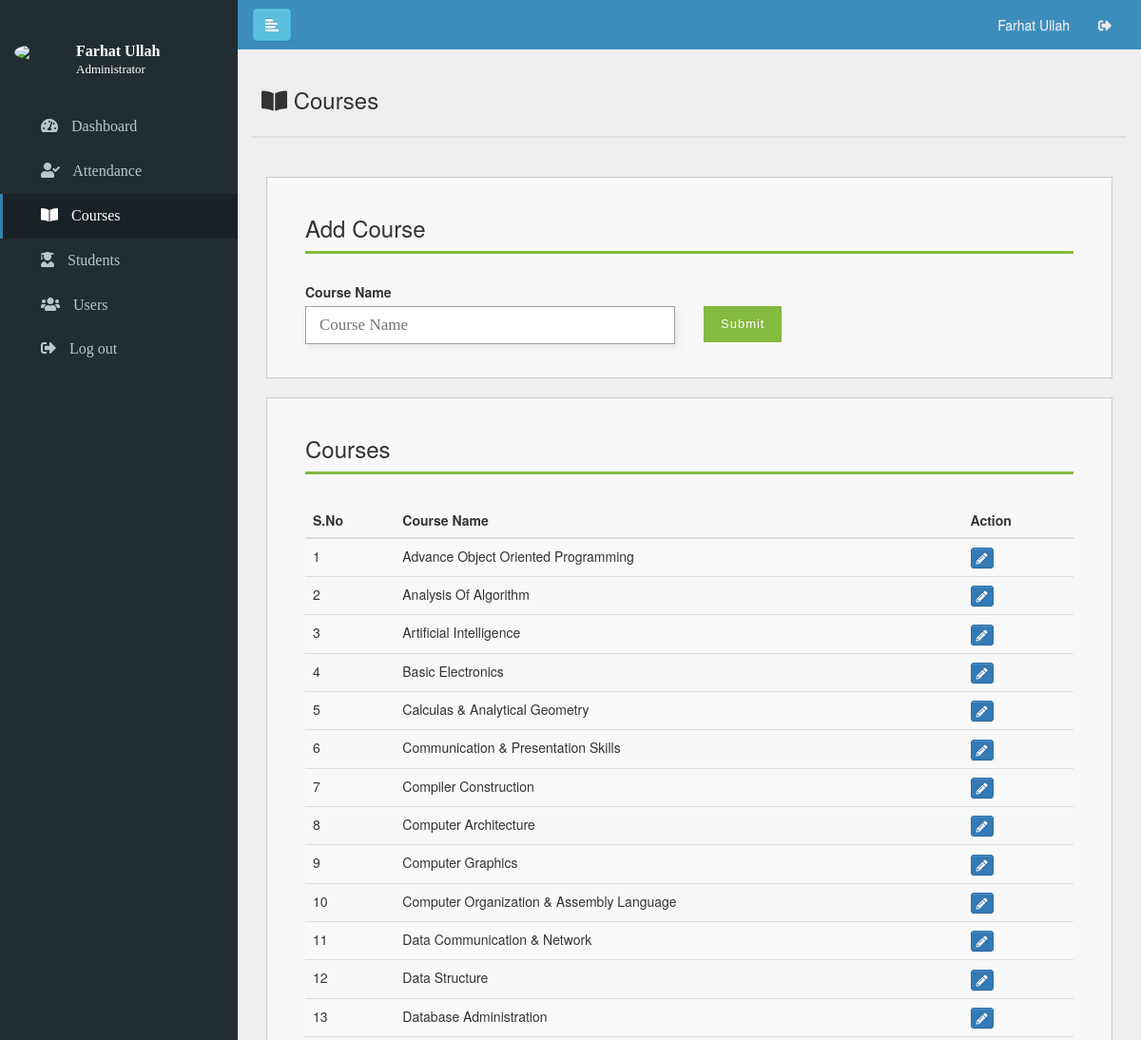
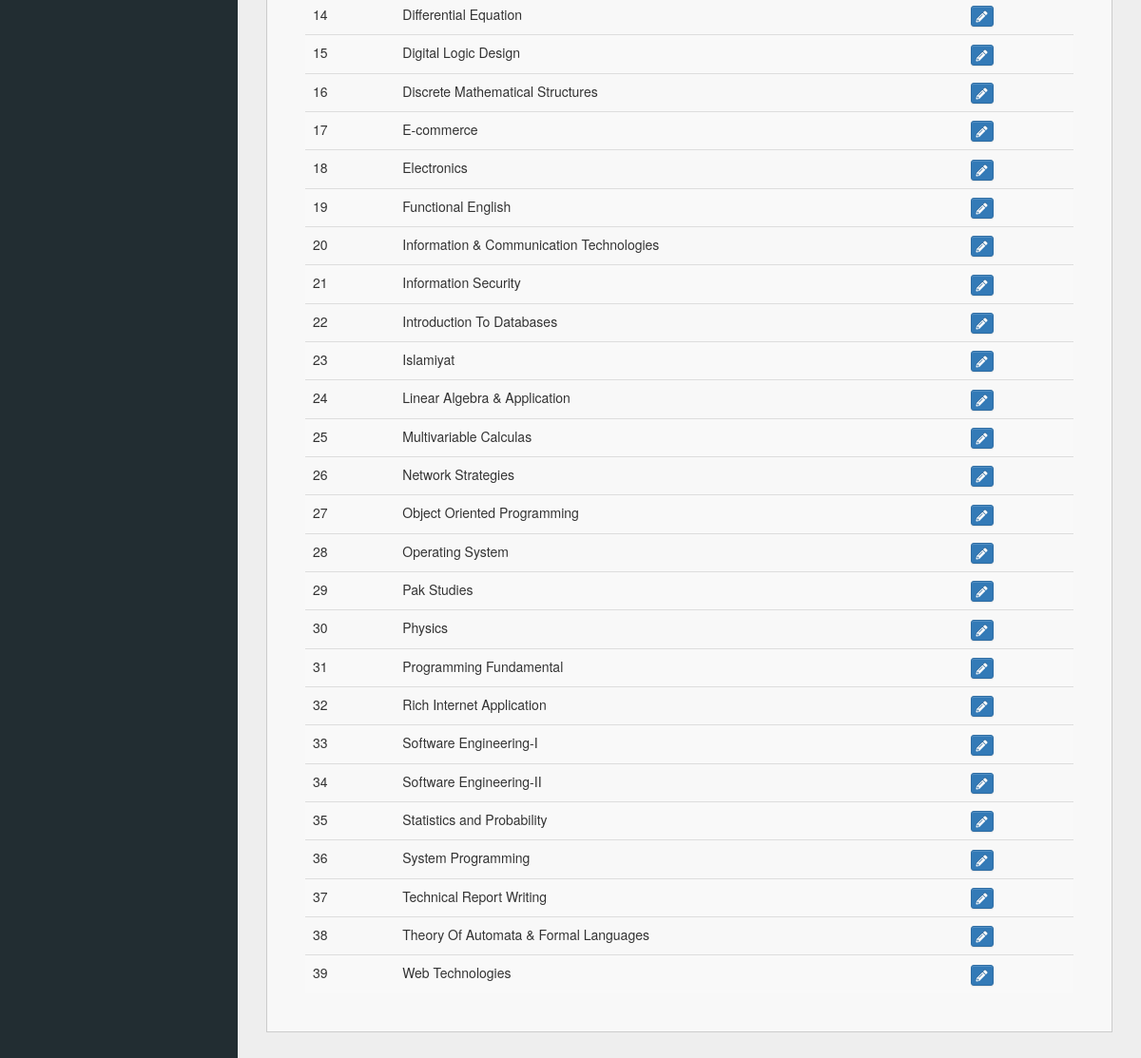
The app's page /admin/courses.php (signed in) with its own data (2 pictures, top to bottom).
### tables this page shows
CREATE TABLE `tbl_subjects` (
  `sub_ID` int(11) NOT NULL,
  `sub_name` varchar(60) NOT NULL,
  `sub_departmentID` int(11) NOT NULL
);

### admin/courses.php (the view, shortened to what this page needs)
<?php
require_once("connection.php");
$sessionUsername = $_SESSION["admin_username"];
$sql = "SELECT * FROM tbl_admin
INNER JOIN tbl_departments ON tbl_admin.admin_departmentID = tbl_departments.dep_ID
WHERE admin_username='".$sessionUsername."'";
$result = mysqli_query($conn, $sql);
if (mysqli_num_rows($result) > 0) {
  while ($row = mysqli_fetch_assoc($result)) {
    $sessionName = $row['admin_name'];
    $sessionDepartmentID = $row['admin_departmentID'];
  }
}
?>
<!DOCTYPE html>
<html>
<head>
<link rel="stylesheet" href="../css/style.css" type="text/css">
<link rel="stylesheet" href="../bootstrap/css/bootstrap.min.css">
<link rel="stylesheet" href="../bootstrap/css/bootstrap-theme.min.css">
<link rel="stylesheet" href="../bootstrap/css/bootstrap-theme.css">
<link rel="stylesheet" href="../bootstrap/css/bootstrap.css">
<link rel="stylesheet" href="../font-awesome-5.3.1/css/all.css">
</head>
<body>
<div class="wrapper" style="margin-top: -20px; background-color: #EEE; width: 100%; height: 100%;">
	<nav id="sidebar">
        <div class="main-nav-tab">
      <table class="user-panel">
        <tr>
          <td>
            <img class="img-circle img-responsive" width="50px" src="../images/user.jpg">
          </td>
          <td>
            <h5 class="to-hide"><?php echo $sessionName; ?> <br><span>Administrator</span></h5>
          </td>
        </tr>
      </table>
      </div>
		<ul class="sidebar-nav">
			<li data-toggle="tooltip" data-placement="right" title="Dashboard">
				<a href="index.php">
					<i class="fa fa-tachometer-alt"></i>
					<span class="to-hide">Dashboard</span>
				</a>
			</li>
		    <li data-toggle="tooltip" data-placement="right" title="Attendance">
          <a href="attendance.php">
            <i class="fa fa-user-check"></i>
            <span class="to-hide">Attendance</span>
          </a>
        </li>
			<li data-toggle="tooltip" data-placement="right" title="Courses">
				<a href="courses.php" class="active-sidebar-link">
					<i class="fa fa-book-open"></i>
					<span class="to-hide">Courses</span>
				</a>
			</li>
			<li data-toggle="tooltip" data-placement="right" title="Students">
				<a href="students.php">
					<i class="fa fa-user-graduate"></i>
					<span class="to-hide">Students</span>
				</a>
			</li>
			<li data-toggle="tooltip" data-placement="right" title="Users">
				<a href="users.php">
					<i class="fa fa-users"></i>
					<span class="to-hide">Users</span>
				</a>
			</li>
			<li data-toggle="tooltip" data-placement="right" title="Log out">
				<a href="logout.php">
					<i class="fa fa-sign-out-alt"></i>
					<span class="to-hide">Log out</span>
				</a>
			</li>
		</ul>
	</nav>
<div id="content" style="width: 100%;">
	<nav class="navbar" id="main-nav">
		<div class="container-fluid">
			<div class="navbar-header">
				<button type="button" id="sidebarCollapse" class="btn btn-info navbar-btn">
					<i class="glyphicon glyphicon-align-left"></i>
				</button>
			</div>
			<div class="collapse navbar-collapse" id="bs-example-navbar-collapse-1">
				<ul class="nav navbar-nav navbar-right">
					<li><a href="#" class="nav-links"><?php echo $sessionName; ?></a></li>
					<li><a href="logout.php" class="nav-links"><i class="fa fa-sign-out-alt"></i></a></li>
				</ul>
			</div>
		</div>
	</nav>
	<div class="container-fluid">
		<div class="header-box">
		<div class="row">
          <div class="col-md-12">
            <div class="page-title">
              <h3><i class="fa fa-book-open"></i> Courses <span></span></h3>
            </div>
            <hr>
          </div>
        </div>
        </div>
    </div>
    <div class="container-fluid">
        <div class="content-box">
          <div class="row">
  <div class="col-md-12">
    <div class="setup-box">
      <h3 class="box-title">Add Course</h3>
        <form action="addCourse.php" method="post">
          <div class="row">
            <div class="col-md-6 col-sm-8">
              <label>Course Name</label><br>
              <input type="text" class="setup-input" name="subject" placeholder="Course Name" required>
            </div>
            <div class="col-md-2 col-sm-4">
              <input type="submit" value="Submit" class="submit-btn" name="submitCourse">
            </div>
          </div>
        </form>
    </div>
  </div>
</div>
	   	<div class="setup-box">
          <div class="row">
          <div class="col-md-12">
              <h3 class="box-title">Courses</h3>
              <?php
              require_once("connection.php");
              $sql = "SELECT * FROM tbl_subjects
              INNER JOIN tbl_departments ON tbl_subjects.sub_departmentID = tbl_departments.dep_ID
              WHERE sub_departmentID='$sessionDepartmentID'
              order by sub_name";
              $result = mysqli_query($conn, $sql);
              if (mysqli_num_rows($result) > 0) {
                echo '<div class="table-responsive">
              <table id="mytable" class="table table-bordred table-striped">
                <thead>
                  <th>S.No</th>
                  <th>Course Name</th>
                  <th>Action</th>
                </thead>
              <tbody>';
                $num = 1;
                while ($row = mysqli_fetch_assoc($result)) {
                  $sub_ID = $row['sub_ID'];
                  $subject = $row['sub_name'];
                  echo "<tr>";
                  echo "<td>".$num."</td>";
                  echo "<td>".$subject."</td>";
                  echo "<td><a href='editCourse.php?id=".$sub_ID."' class='btn btn-primary btn-xs'><i class='fa fa-pencil-alt'></i></a></td>";
                  echo "</tr>";
                  $num++;
                }
                echo '</tbody>
          </table>
        </div>';
              }else{
                echo "<div class='callout callout-default'>";
                echo "Nothing to show";
                echo "</div>";
                echo "<br>";
              }
              ?>
            </div>
        </div>
      </div>
		</div>
	</div>
</div>
</body>
</html>

### css/style.css (style rules this page uses)
* { outline: none; }
html, body { width: 100%; height: 100%; }
body { background: #eee !important; padding:0 !important; margin:0 !important; }
.callout h1, h2, h3, h4, h5, h6 { font-weight:400; }
#main-nav { background-color: #3c8dbc; border-radius: 0; }
#main-nav ul li a { color: #eee; }
.wrapper { display: flex; align-items: stretch; }
#sidebar { min-width: 250px; max-width: 250px; background: #222d32; color: #fff; transition: all 0.3s; }
#sidebar ul li { margin-left: -40px; list-style-type: none; }
#sidebar ul li a { text-align: left; }
#sidebar ul li a { padding: 12px 40px; font-family: calibri; font-size: 16px; display:block; text-decoration:none; border-left: 3px solid transparent; color: #b8c7ce; }
.active-sidebar-link { background:#182125; border-left: 3px solid #3680ab !important; color:#FFFFFF !important; }
#sidebar ul li a i { margin-right: 10px; }
.main-nav-tab { padding: 20px 0px; }
.user-panel img { margin: 15px 15px; }
.user-panel h5 { padding-top: 15px; color: #fff; font-weight: 600; font-family: calibri; font-size: 16px; }
.user-panel span { font-weight: 100; padding-top: 3px; font-size: 13px; font-family: calibri; }
.page-title h3 { border-bottom: 2px solid #ddd; padding-bottom: 25px; padding-left: 10px; }
.content-box { padding: 0px 15px 60px 15px; }
.setup-box { background-color: #f8f8f8; padding: 20px 40px; border: 1px solid #ccc; margin-bottom: 20px; }
.box-title { border-bottom: 3px solid #84ba3f; padding-bottom: 10px; margin-bottom: 30px; }
.setup-input { font-family: calibri; font-size: 17px; width: 100%; line-height: 1.33333; padding: 8px 12px 8px 14px; background: #fff; color: #323232; border: 1px solid #a1a1a1; box-shadow: none; box-shadow: 3px 4px 8px rgba(0,0,0,.075); margin-bottom: 15px; }
.submit-btn { background: #84ba3f; margin: 25px 0px 5px 0px; padding: 8px 16px; font-size: 13px; letter-spacing: 1px; font-family: 'Montserrat', sans-serif; color: #ffffff; font-weight: 400; text-align: center; border: 2px solid #84ba3f; }

### records on screen
tbl_subjects: sub_name "Advance Object Oriented Programming"
tbl_subjects: sub_name "Analysis Of Algorithm"
tbl_subjects: sub_name "Artificial Intelligence"
tbl_subjects: sub_name "Basic Electronics"
tbl_subjects: sub_name "Calculas & Analytical Geometry"
tbl_subjects: sub_name "Communication & Presentation Skills"
tbl_subjects: sub_name "Compiler Construction"
tbl_subjects: sub_name "Computer Architecture"
tbl_subjects: sub_name "Computer Graphics"
tbl_subjects: sub_name "Computer Organization & Assembly Language"
tbl_subjects: sub_name "Data Communication & Network"
tbl_subjects: sub_name "Data Structure"
tbl_subjects: sub_name "Database Administration"
tbl_subjects: sub_name "Differential Equation"
tbl_subjects: sub_name "Digital Logic Design"
tbl_subjects: sub_name "Discrete Mathematical Structures"
tbl_subjects: sub_name "E-commerce"
tbl_subjects: sub_name "Electronics"
tbl_subjects: sub_name "Functional English"
tbl_subjects: sub_name "Information & Communication Technologies"
tbl_subjects: sub_name "Information Security"
tbl_subjects: sub_name "Introduction To Databases"
tbl_subjects: sub_name "Islamiyat"
tbl_subjects: sub_name "Linear Algebra & Application"
tbl_subjects: sub_name "Multivariable Calculas"
tbl_subjects: sub_name "Network Strategies"
tbl_subjects: sub_name "Object Oriented Programming"
tbl_subjects: sub_name "Operating System"
tbl_subjects: sub_name "Pak Studies"
tbl_subjects: sub_name "Physics"
tbl_subjects: sub_name "Programming Fundamental"
tbl_subjects: sub_name "Rich Internet Application"
tbl_subjects: sub_name "Software Engineering-I"
tbl_subjects: sub_name "Software Engineering-II"
tbl_subjects: sub_name "Statistics and Probability"
tbl_subjects: sub_name "System Programming"
tbl_subjects: sub_name "Technical Report Writing"
tbl_subjects: sub_name "Theory Of Automata & Formal Languages"
tbl_subjects: sub_name "Web Technologies"

### other values on screen
$sessionName "Farhat Ullah"
